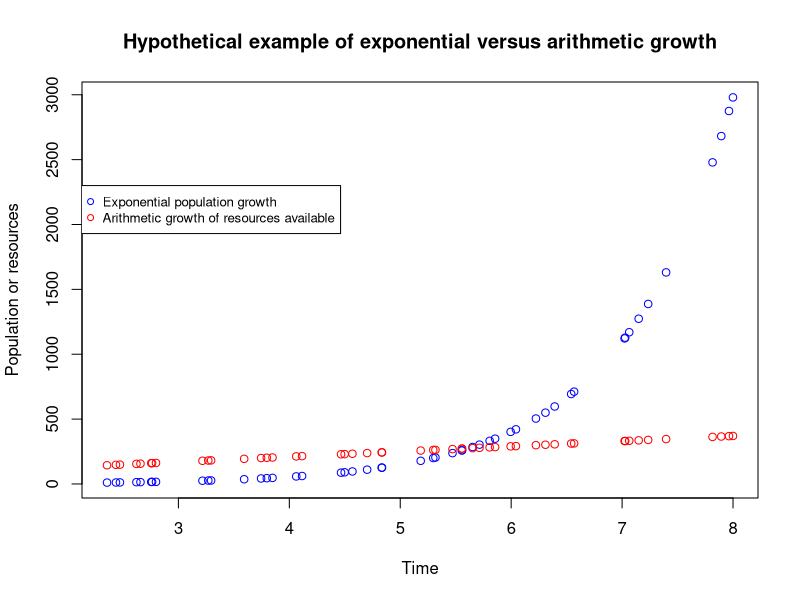
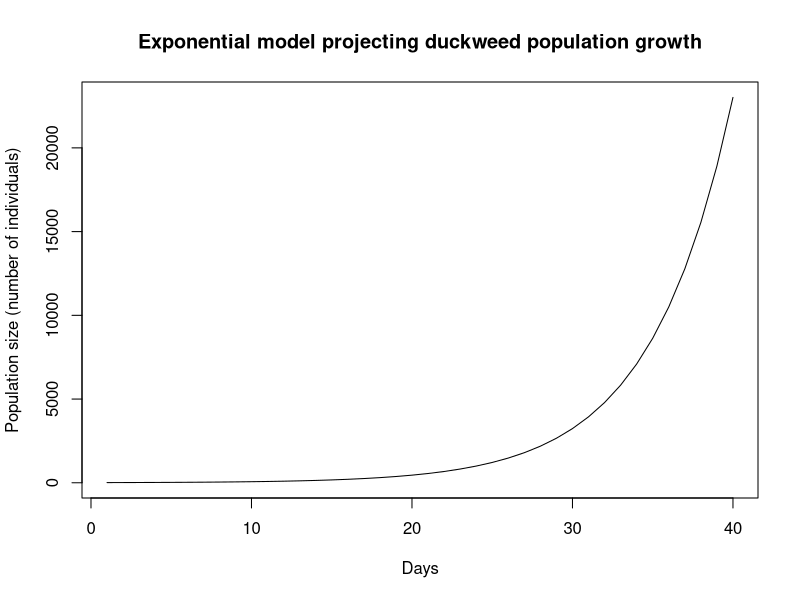
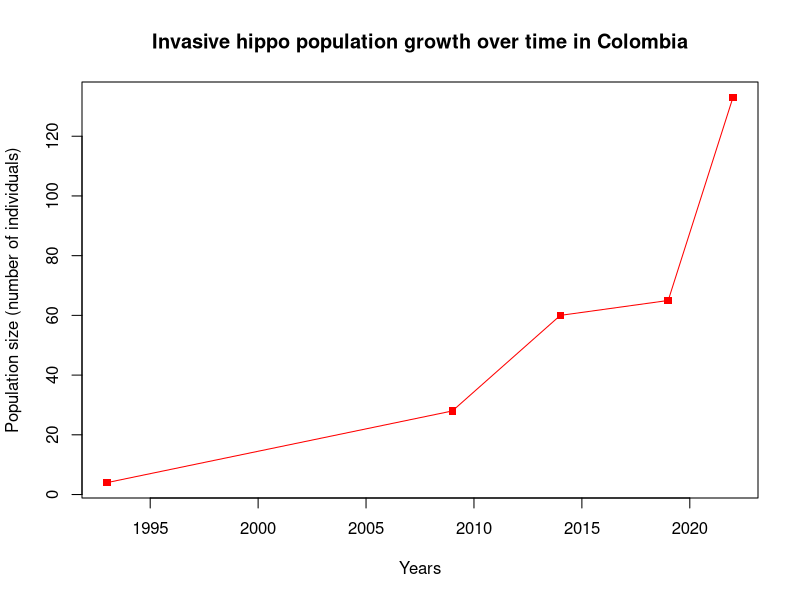
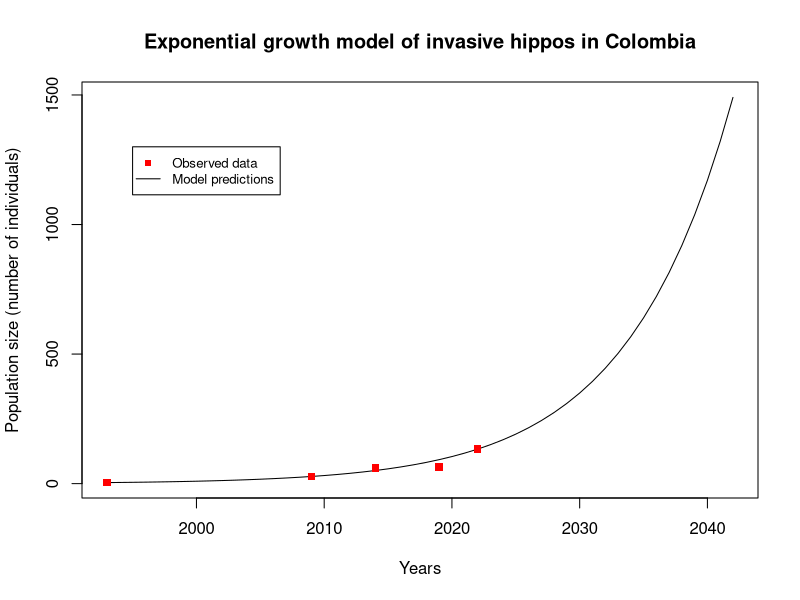

Source code (R) for these figures, in order:
## ---- chunk 1
knitr::opts_chunk$set(echo = TRUE,always_allow_html = TRUE, tidy.opts=list(width.cutoff=60), tidy=TRUE)
## ---- chunk 2
# Generate random numbers from an uniform distribution (runif(n, min, max))
x <- runif(50,2,8)

# Plot hypothetical exponential and linear growth patterns
plot(x,exp(x), lty=1, col = "blue", main="Hypothetical example of exponential versus arithmetic growth", xlab="Time", 
     ylab="Population or resources")
points(x,50+(40*x),col="red")
legend(2.1, 2300, legend=c("Exponential population growth", "Arithmetic growth of resources available"),
       col=c("blue", "red"), cex=0.8, pch=c(21,1))
## ---- chunk 3
# Let's practice: considering that an initial population of 100 individuals and a net reproductive rate of 1.5, what will be the total population size in 4 generations?

Ninitial <- 1000
R0 <- 1.2

# The net reproductive rate is multiplied several times to represent each of the 3 generations:

Nfuture <- (Ninitial*R0)*R0*R0*R0
Nfuture
## ---- chunk 4
lambda=1.45

#We can calculate how much a population will change in the next time step (eg., next year):
percentage_of_change=(lambda-1)*100
percentage_of_change
## ---- chunk 5
# We take note of the population growth of a given annual plant at different time periods:
week1 <- 74
week0 <- 35

# Applying the equation above we get the lambda growth rate over the first week period:
lambda <- week1/week0
lambda
## ---- chunk 6
# Here are population numbers for a given plant species at week 2 and week 0:
week2 <- 173
week0 <- 35

# The average weekly lambda is:
lambda <- (week2/week0)^(1/2)
## ---- chunk 7
# Let's create a dataframe using the duckweed population counts we have just obtained from the picture above:
duckweed <- data.frame(day=(c(18,20,23)),pop_size=(c(9,13,24)))

# Now, let's calculate the average daily lambda:
lambda <- (duckweed[3, "pop_size"]/duckweed[1, "pop_size"])^(1/(duckweed[3, "day"]-duckweed[1, "day"]))

paste ("The average daily lambda is", format(round(lambda, 2), nsmall = 2))

# And the r
r<-log(lambda)
paste ("The intrinsic rate of increase is", format(round(r, 2), nsmall = 2))
paste ("This means that our duckweed populations are growing at an average daily rate of", format(round((r - as.integer(r))*100, 2), nsmall = 2),"%")

## ---- chunk 8
# And here we simulate the growth of duckweeds over a 40-day period
N0 <- duckweed$pop_size[1]; t <- 1:40
cont.mat <- sapply(r, function(ri) N0 * exp(ri * t))
matplot(t, cont.mat, type = "l", col = 1, 
        main="Exponential model projecting duckweed population growth", 
     xlab="Days", ylab="Population size (number of individuals)")
## ---- chunk 9
# We can use this equation to calculate the doubling time for our experimental duckweeds:
double <- 0.69/r
paste ("The doubling time for our duckweeds is", format(round(double, 2), nsmall = 2),"days.")  
## ---- chunk 10
# First, let's create a data frame containing dates and respective population counts as in Shurin (2020). We added 2 additional records obtained from news outlets:
hippo <- data.frame(year=c(1993, 2009, 2014, 2019, 2022),pop_size=(c(4, 28, 60, 65, 133)))

# source for 2014: https://www.bbc.com/news/magazine-27905743
# source for 2009: https://www.nytimes.com/2009/09/11/world/americas/11hippo.html

plot(hippo$year, hippo$pop_size, type="o", pch=15, col="red", 
     main="Invasive hippo population growth over time in Colombia", 
     xlab="Years", ylab="Population size (number of individuals)")
## ---- chunk 11
# Now, let's calculate the average yearly lambda:
lambda <- (hippo[5, "pop_size"]/hippo[1, "pop_size"])^(1/(hippo[5, "year"]-hippo[1, "year"]))

paste ("The average yearly lambda is", format(round(lambda, 2), nsmall = 2))
## ---- chunk 12
# By taking the natural logarithm, we convert lambda to r
r<-log(lambda)
paste ("The intrinsic rate of increase is", format(round(r, 2), nsmall = 2))
paste ("This means that this invasive hippo population is growing at an average yearly rate of", format(round((r - as.integer(r))*100, 2), nsmall = 2),"%")
## ---- chunk 13
# To predict population sizes, we first set our initial population size
initial<-hippo$pop_size[1]

# And we create an empty vector in which we will later include population sizes for the next 50 years
pred.pop.expon<-vector("numeric", 50)

# Our modelling starts with initially observed population sizes
pred.pop.expon[1]<-initial

# And we add a function to calculate population sizes according to our previously estimated growth rates
for(i in 2:50){
  pred.pop.expon[i]<-pred.pop.expon[i-1]*lambda
  }

# Adding a dataframe to include our predictions
hippo.model <- data.frame(year=c(1993:(1993+49)),pop_size=pred.pop.expon)

# And plotting predicitons and observed data
plot(hippo.model$year, hippo.model$pop_size,type="l",
     main="Exponential growth model of invasive hippos in Colombia", 
     xlab="Years", ylab="Population size (number of individuals)")
points(hippo$year, hippo$pop_size,pch=15,col="red")
legend(1995, 1300, legend=c("Observed data", "Model predictions"),
       col=c("red", "black"), cex=0.8, lty= c(NA,1), pch=c(15,NA))
